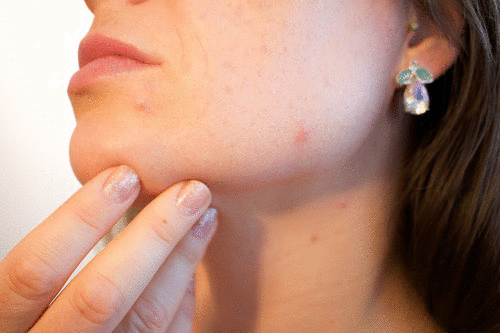
//> input picture blemish.png, 500 x 333 px
$ ./blemish_removal   (built with g++ and OpenCV 4)
//> lines starting //> are read from the running program, lines starting //| are printed output that depends on the picture; after the words box and inside, x2 and y2 are one past the last pixel; in counts of white or black regions, pixels touching at a corner belong together
#include <opencv2/opencv.hpp>

using namespace std;
using namespace cv;

Mat img, lastStep, imgCopy;
int r = 10;				// patch radius for square patch

// find boundaries of a valid patch after mouse click
vector<int> findPatchBoundaries(Mat img, int x, int y, int r) {
	int minX, maxX, minY, maxY;

	// topleft corner
	if (x - r < 0 && y - r < 0) {
		minX = 0;
		maxX = 2 * r;
		minY = 0;
		maxY = 2 * r;
	}
	// left edge
	else if (x - r < 0 && y - r >= 0 && y + r < img.size().height) {
		minX = 0;
		maxX = 2 * r;
		minY = y - r;
		maxY = y + r;
	}
	// lowerleft corner
	else if (x - r < 0 && y + r >= img.size().height) {
		minX = 0;
		maxX = 2 * r;
		maxY = img.size().height - 1;
		minY = maxY - 2 * r;
	}
	// bottom edge
	else if (x - r >= 0 && x + r < img.size().width && y + r >= img.size().height) {
		minX = x - r;
		maxX = x + r;
		maxY = img.size().height - 1;
		minY = maxY - 2 * r;
	}
	// lowerright corner
	else if (x + r >= img.size().width && y + r >= img.size().height) {
		maxX = img.size().width - 1;
		minX = maxX - 2 * r;
		maxY = img.size().height - 1;
		minY = maxY - 2 * r;
	}
	// right edge
	else if (x + r >= img.size().width && y - r >= 0 && y + r < img.size().height) {
		maxX = img.size().width - 1;
		minX = maxX - 2 * r;
		minY = y - r;
		maxY = y + r;
	}
	// upperright corner
	else if (x + r >= img.size().width && y - r < 0) {
		maxX = img.size().width - 1;
		minX = maxX - 2 * r;
		minY = 0;
		maxY = 2 * r;
	}
	// top edge
	else if (x - r >= 0 && x + r < img.size().width && y - r < 0) {
		minX = x - r;
		maxX = x + r;
		minY = 0;
		maxY = 2 * r;
	}
	// patch not close to any edge/corner
	else {
		minX = x - r;
		maxX = x + r;
		minY = y - r;
		maxY = y + r;
	}

	return vector<int>{minX, maxX, minY, maxY};
}

Mat cropPatch(Mat img, int x, int y, int r) {
	vector<int> patchboundaries = findPatchBoundaries(img, x, y, r);
	return img(Range(patchboundaries[2], patchboundaries[3]), Range(patchboundaries[0], patchboundaries[1]));
}

Point findSeamlessCloneCenter(Mat img, int x, int y) {
	vector<int> patchboundaries = findPatchBoundaries(img, x, y, r);

	int centerX = (patchboundaries[0] + patchboundaries[1]) / 2;
	int centerY = (patchboundaries[2] + patchboundaries[3]) / 2;

	return Point(centerX, centerY);
}

Mat findBestPatch(Mat img, int x, int y, int r) {
	vector<Mat> neighborPatches;

	// patchUp
	if (y - 2 * r >= 0) {
		Mat patchUp = cropPatch(img, x, y - 2 * r, r);
		neighborPatches.push_back(patchUp);
	}
	// patchDown
	if (y + 2 * r < img.size().height) {
		Mat patchDown = cropPatch(img, x, y + 2 * r, r);
		neighborPatches.push_back(patchDown);
	}
	// patchLeft
	if (x - 2 * r >= 0) {
		Mat patchLeft = cropPatch(img, x - 2 * r, y, r);
		neighborPatches.push_back(patchLeft);
	}
	// patchRight
	if (x + 2 * r < img.size().width) {
		Mat patchRight = cropPatch(img, x + 2 * r, y, r);
		neighborPatches.push_back(patchRight);
	}
	// patchUpperLeft
	if (x - 2 * r >= 0 && y - 2 * r >= 0) {
		Mat patchUpperLeft = cropPatch(img, x - 2 * r, y - 2 * r, r);
		neighborPatches.push_back(patchUpperLeft);
	}
	// patchUpperRight
	if (x + 2 * r < img.size().width && y - 2 * r >= 0) {
		Mat patchUpperRight = cropPatch(img, x + 2 * r, y - 2 * r, r);
		neighborPatches.push_back(patchUpperRight);
	}
	// patchLowerLeft
	if (x - 2 * r >= 0 && y + 2 * r < img.size().height) {
		Mat patchLowerLeft = cropPatch(img, x - 2 * r, y + 2 * r, r);
		neighborPatches.push_back(patchLowerLeft);
	}
	// patchLowerRight
	if (x + 2 * r < img.size().width && y + 2 * r < img.size().height) {
		Mat patchLowerRight = cropPatch(img, x + 2 * r, y + 2 * r, r);
		neighborPatches.push_back(patchLowerRight);
	}

	double score, minScore = DBL_MAX;
	int minPatchInd = 0;
	for (int i = 0; i < neighborPatches.size(); i++) {
		Mat pGray;
		cvtColor(neighborPatches[i], pGray, COLOR_BGR2GRAY);

		// use L1-norm of the Sobel gradient to measure variations of neighboring patches. Select the patch with least variation
		Mat gx, gy;
		Sobel(pGray, gx, CV_32F, 1, 0);
		Sobel(pGray, gy, CV_32F, 0, 1);
		score = sum(abs(gx))[0] + sum(abs(gy))[0];
		if (score < minScore) {
			minScore = score;
			minPatchInd = i;
		}
	}
	return neighborPatches[minPatchInd];
}

// callback function for removing blemish
void onClickRemoveBlemish(int action, int x, int y, int flags, void* userdata) {
	if (action == EVENT_LBUTTONDOWN) {
		// save the result from previous step to a separate image
		lastStep = img.clone();

		// select the patch centered at the cursor
		Mat patch = cropPatch(img, x, y, r);

		// find another patch with the least gradient variation from neighboring patches
		Mat bestPatch = findBestPatch(img, x, y, r);

		// replace the current patch with the new patch using seamless cloning
		Mat mask = Mat(bestPatch.size().height, bestPatch.size().width, CV_8U, Scalar(255));
		Point center = findSeamlessCloneCenter(img, x, y);
		seamlessClone(bestPatch, img, mask, center, img, NORMAL_CLONE);

		// display the image
		imshow("blemishRemovalResult", img);
	}
}

int main() {
	cout << "Using patch radius: " << r << endl;
	cout << "Press u to undo the last step." << endl;
	cout << "Press c to start over again." << endl;
	cout << "Press ESC to exit." << endl;

	img = imread("blemish.png");
//> img is the input picture: 333 rows x 500 cols, CV_8UC3; mean B, G, R 120.6, 139, 181.5
	lastStep = img.clone();
	imgCopy = img.clone();

	namedWindow("blemishRemovalResult", WINDOW_NORMAL);
	setMouseCallback("blemishRemovalResult", onClickRemoveBlemish);

	int k = 0;
	while (k != 27) {
		imshow("blemishRemovalResult", img);
		k = waitKey();
//> the left mouse button is pressed and released at (250, 166)
//> in cropPatch, `vector<int> patchboundaries = findPatchBoundaries(img, x, y, r);`: patchboundaries = [240, 260, 156, 176]
//> in findBestPatch, `Mat patchDown = cropPatch(img, x, y + 2 * r, r);`:
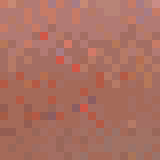
//> patchDown: 20 rows x 20 cols, CV_8UC3 (shown 8 times larger); mean B, G, R 98.3, 111.8, 170.3
//> in findBestPatch, `Mat patchLeft = cropPatch(img, x - 2 * r, y, r);`:
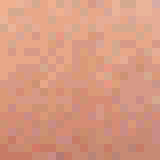
//> patchLeft: 20 rows x 20 cols, CV_8UC3 (shown 8 times larger); mean B, G, R 129.5, 153.7, 215.6
//> in findBestPatch, `Mat patchRight = cropPatch(img, x + 2 * r, y, r);`:
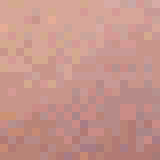
//> patchRight: 20 rows x 20 cols, CV_8UC3 (shown 8 times larger); mean B, G, R 139.8, 148.8, 198.1
//> in findBestPatch, `Mat patchUpperLeft = cropPatch(img, x - 2 * r, y - 2 * r, r);`:
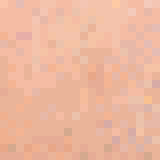
//> patchUpperLeft: 20 rows x 20 cols, CV_8UC3 (shown 8 times larger); mean B, G, R 159.7, 184.1, 237.3
//> in findBestPatch, `Mat patchUpperRight = cropPatch(img, x + 2 * r, y - 2 * r, r);`:
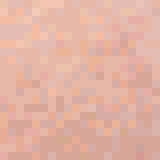
//> patchUpperRight: 20 rows x 20 cols, CV_8UC3 (shown 8 times larger); mean B, G, R 164.9, 179.2, 226.7
//> the loop in findBestPatch, `for (int i = 0; i < neighborPatches.size(); i++)` made 8 passes
//> (score, minScore) on passes 1, 2, 5, 8: (10300, 10300), (10044, 10044), (9812, 9812), (7872, 7872)
//> score on passes 3, 4, 6, 7: 12114, 12322, 11920, 11610
//> pass 1, in findBestPatch, `Sobel(pGray, gy, CV_32F, 0, 1);`:
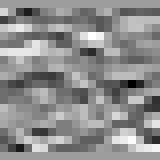
//> gy: 20 rows x 20 cols, CV_32FC1 (shown 8 times larger); min -61, max 38, mean -6; drawn with min black and max white
//> after the loop in findBestPatch, `for (int i = 0; i < neighborPatches.size(); i++)`: minScore = 7872; minPatchInd = 7
//> in findSeamlessCloneCenter, `vector<int> patchboundaries = findPatchBoundaries(img, x, y, r);`: patchboundaries = [240, 260, 156, 176]
//> in findSeamlessCloneCenter, `int centerX = (patchboundaries[0] + patchboundaries[1]) / 2;`: centerX = 250
//> in findSeamlessCloneCenter, `int centerY = (patchboundaries[2] + patchboundaries[3]) / 2;`: centerY = 166
//> in onClickRemoveBlemish, `Point center = findSeamlessCloneCenter(img, x, y);`: center = Point(250, 166)
//> in onClickRemoveBlemish, `seamlessClone(bestPatch, img, mask, center, img, NORMAL_CLONE);`:
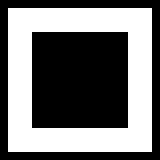
//> mask: 20 rows x 20 cols, CV_8UC1 (shown 8 times larger); 45% white; 1 white region, box (x1, y1, x2, y2) and area: (1, 1, 19, 19) 180
//> the Esc key is pressed

		// press c to start over again
		if (k == 99) {
			imgCopy.copyTo(img);
		}

		// press u to undo the last step
		if (k == 117) {
			lastStep.copyTo(img);
		}
	}

	return 0;
}
